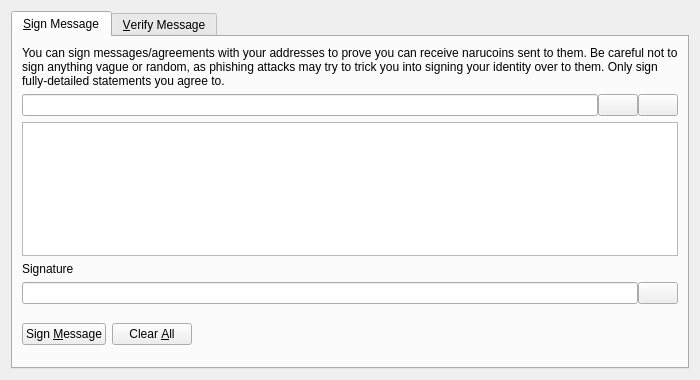
<?xml version="1.0" encoding="UTF-8"?>
<ui version="4.0">
 <class>SignVerifyMessageDialog</class>
 <widget class="QDialog" name="SignVerifyMessageDialog">
  <property name="geometry">
   <rect>
    <x>0</x>
    <y>0</y>
    <width>700</width>
    <height>380</height>
   </rect>
  </property>
  <property name="windowTitle">
   <string>Signatures - Sign / Verify a Message</string>
  </property>
  <property name="modal">
   <bool>true</bool>
  </property>
  <layout class="QVBoxLayout" name="verticalLayout">
   <item>
    <widget class="QTabWidget" name="tabWidget">
     <property name="currentIndex">
      <number>0</number>
     </property>
     <widget class="QWidget" name="tabSignMessage">
      <attribute name="title">
       <string>&amp;Sign Message</string>
      </attribute>
      <layout class="QVBoxLayout" name="verticalLayout_SM">
       <item>
        <widget class="QLabel" name="infoLabel_SM">
         <property name="text">
          <string>You can sign messages/agreements with your addresses to prove you can receive narucoins sent to them. Be careful not to sign anything vague or random, as phishing attacks may try to trick you into signing your identity over to them. Only sign fully-detailed statements you agree to.</string>
         </property>
         <property name="textFormat">
          <enum>Qt::PlainText</enum>
         </property>
         <property name="wordWrap">
          <bool>true</bool>
         </property>
        </widget>
       </item>
       <item>
        <layout class="QHBoxLayout" name="horizontalLayout_1_SM">
         <property name="spacing">
          <number>0</number>
         </property>
         <item>
          <widget class="QValidatedLineEdit" name="addressIn_SM">
           <property name="toolTip">
            <string>The Narucoin address to sign the message with</string>
           </property>
          </widget>
         </item>
         <item>
          <widget class="QPushButton" name="addressBookButton_SM">
           <property name="toolTip">
            <string>Choose previously used address</string>
           </property>
           <property name="text">
            <string/>
           </property>
           <property name="icon">
            <iconset resource="../bitcoin.qrc">
             <normaloff>:/icons/address-book</normaloff>:/icons/address-book</iconset>
           </property>
           <property name="shortcut">
            <string>Alt+A</string>
           </property>
           <property name="autoDefault">
            <bool>false</bool>
           </property>
          </widget>
         </item>
         <item>
          <widget class="QPushButton" name="pasteButton_SM">
           <property name="toolTip">
            <string>Paste address from clipboard</string>
           </property>
           <property name="text">
            <string/>
           </property>
           <property name="icon">
            <iconset resource="../bitcoin.qrc">
             <normaloff>:/icons/editpaste</normaloff>:/icons/editpaste</iconset>
           </property>
           <property name="shortcut">
            <string>Alt+P</string>
           </property>
           <property name="autoDefault">
            <bool>false</bool>
           </property>
          </widget>
         </item>
        </layout>
       </item>
       <item>
        <widget class="QPlainTextEdit" name="messageIn_SM">
         <property name="toolTip">
          <string>Enter the message you want to sign here</string>
         </property>
        </widget>
       </item>
       <item>
        <widget class="QLabel" name="signatureLabel_SM">
         <property name="text">
          <string>Signature</string>
         </property>
         <property name="textFormat">
          <enum>Qt::PlainText</enum>
         </property>
        </widget>
       </item>
       <item>
        <layout class="QHBoxLayout" name="horizontalLayout_2_SM">
         <property name="spacing">
          <number>0</number>
         </property>
         <item>
          <widget class="QLineEdit" name="signatureOut_SM">
           <property name="font">
            <font>
             <italic>true</italic>
            </font>
           </property>
           <property name="readOnly">
            <bool>true</bool>
           </property>
          </widget>
         </item>
         <item>
          <widget class="QPushButton" name="copySignatureButton_SM">
           <property name="toolTip">
            <string>Copy the current signature to the system clipboard</string>
           </property>
           <property name="text">
            <string/>
           </property>
           <property name="icon">
            <iconset resource="../bitcoin.qrc">
             <normaloff>:/icons/editcopy</normaloff>:/icons/editcopy</iconset>
           </property>
           <property name="autoDefault">
            <bool>false</bool>
           </property>
          </widget>
         </item>
        </layout>
       </item>
       <item>
        <layout class="QHBoxLayout" name="horizontalLayout_3_SM">
         <item>
          <widget class="QPushButton" name="signMessageButton_SM">
           <property name="toolTip">
            <string>Sign the message to prove you own this Narucoin address</string>
           </property>
           <property name="text">
            <string>Sign &amp;Message</string>
           </property>
           <property name="icon">
            <iconset resource="../bitcoin.qrc">
             <normaloff>:/icons/edit</normaloff>:/icons/edit</iconset>
           </property>
           <property name="autoDefault">
            <bool>false</bool>
           </property>
          </widget>
         </item>
         <item>
          <widget class="QPushButton" name="clearButton_SM">
           <property name="toolTip">
            <string>Reset all sign message fields</string>
           </property>
           <property name="text">
            <string>Clear &amp;All</string>
           </property>
           <property name="icon">
            <iconset resource="../bitcoin.qrc">
             <normaloff>:/icons/remove</normaloff>:/icons/remove</iconset>
           </property>
           <property name="autoDefault">
            <bool>false</bool>
           </property>
          </widget>
         </item>
         <item>
          <spacer name="horizontalSpacer_1_SM">
           <property name="orientation">
            <enum>Qt::Horizontal</enum>
           </property>
           <property name="sizeHint" stdset="0">
            <size>
             <width>40</width>
             <height>48</height>
            </size>
           </property>
          </spacer>
         </item>
         <item>
          <widget class="QLabel" name="statusLabel_SM">
           <property name="font">
            <font>
             <weight>75</weight>
             <bold>true</bold>
            </font>
           </property>
           <property name="text">
            <string/>
           </property>
           <property name="wordWrap">
            <bool>true</bool>
           </property>
          </widget>
         </item>
         <item>
          <spacer name="horizontalSpacer_2_SM">
           <property name="orientation">
            <enum>Qt::Horizontal</enum>
           </property>
           <property name="sizeHint" stdset="0">
            <size>
             <width>40</width>
             <height>48</height>
            </size>
           </property>
          </spacer>
         </item>
        </layout>
       </item>
      </layout>
     </widget>
     <widget class="QWidget" name="tabVerifyMessage">
      <attribute name="title">
       <string>&amp;Verify Message</string>
      </attribute>
      <layout class="QVBoxLayout" name="verticalLayout_VM">
       <item>
        <widget class="QLabel" name="infoLabel_VM">
         <property name="text">
          <string>Enter the receiver's address, message (ensure you copy line breaks, spaces, tabs, etc. exactly) and signature below to verify the message. Be careful not to read more into the signature than what is in the signed message itself, to avoid being tricked by a man-in-the-middle attack. Note that this only proves the signing party receives with the address, it cannot prove sendership of any transaction!</string>
         </property>
         <property name="textFormat">
          <enum>Qt::PlainText</enum>
         </property>
         <property name="alignment">
          <set>Qt::AlignLeading|Qt::AlignLeft|Qt::AlignTop</set>
         </property>
         <property name="wordWrap">
          <bool>true</bool>
         </property>
        </widget>
       </item>
       <item>
        <layout class="QHBoxLayout" name="horizontalLayout_1_VM">
         <property name="spacing">
          <number>0</number>
         </property>
         <item>
          <widget class="QValidatedLineEdit" name="addressIn_VM">
           <property name="toolTip">
            <string>The Narucoin address the message was signed with</string>
           </property>
          </widget>
         </item>
         <item>
          <widget class="QPushButton" name="addressBookButton_VM">
           <property name="toolTip">
            <string>Choose previously used address</string>
           </property>
           <property name="text">
            <string/>
           </property>
           <property name="icon">
            <iconset resource="../bitcoin.qrc">
             <normaloff>:/icons/address-book</normaloff>:/icons/address-book</iconset>
           </property>
           <property name="shortcut">
            <string>Alt+A</string>
           </property>
           <property name="autoDefault">
            <bool>false</bool>
           </property>
          </widget>
         </item>
        </layout>
       </item>
       <item>
        <widget class="QPlainTextEdit" name="messageIn_VM"/>
       </item>
       <item>
        <widget class="QValidatedLineEdit" name="signatureIn_VM"/>
       </item>
       <item>
        <layout class="QHBoxLayout" name="horizontalLayout_2_VM">
         <item>
          <widget class="QPushButton" name="verifyMessageButton_VM">
           <property name="toolTip">
            <string>Verify the message to ensure it was signed with the specified Narucoin address</string>
           </property>
           <property name="text">
            <string>Verify &amp;Message</string>
           </property>
           <property name="icon">
            <iconset resource="../bitcoin.qrc">
             <normaloff>:/icons/transaction_0</normaloff>:/icons/transaction_0</iconset>
           </property>
           <property name="autoDefault">
            <bool>false</bool>
           </property>
          </widget>
         </item>
         <item>
          <widget class="QPushButton" name="clearButton_VM">
           <property name="toolTip">
            <string>Reset all verify message fields</string>
           </property>
           <property name="text">
            <string>Clear &amp;All</string>
           </property>
           <property name="icon">
            <iconset resource="../bitcoin.qrc">
             <normaloff>:/icons/remove</normaloff>:/icons/remove</iconset>
           </property>
           <property name="autoDefault">
            <bool>false</bool>
           </property>
          </widget>
         </item>
         <item>
          <spacer name="horizontalSpacer_1_VM">
           <property name="orientation">
            <enum>Qt::Horizontal</enum>
           </property>
           <property name="sizeHint" stdset="0">
            <size>
             <width>40</width>
             <height>48</height>
            </size>
           </property>
          </spacer>
         </item>
         <item>
          <widget class="QLabel" name="statusLabel_VM">
           <property name="font">
            <font>
             <weight>75</weight>
             <bold>true</bold>
            </font>
           </property>
           <property name="text">
            <string/>
           </property>
           <property name="wordWrap">
            <bool>true</bool>
           </property>
          </widget>
         </item>
         <item>
          <spacer name="horizontalSpacer_2_VM">
           <property name="orientation">
            <enum>Qt::Horizontal</enum>
           </property>
           <property name="sizeHint" stdset="0">
            <size>
             <width>40</width>
             <height>48</height>
            </size>
           </property>
          </spacer>
         </item>
        </layout>
       </item>
      </layout>
     </widget>
    </widget>
   </item>
  </layout>
 </widget>
 <customwidgets>
  <customwidget>
   <class>QValidatedLineEdit</class>
   <extends>QLineEdit</extends>
   <header>qvalidatedlineedit.h</header>
  </customwidget>
 </customwidgets>
 <resources>
  <include location="../bitcoin.qrc"/>
 </resources>
 <connections/>
</ui>
